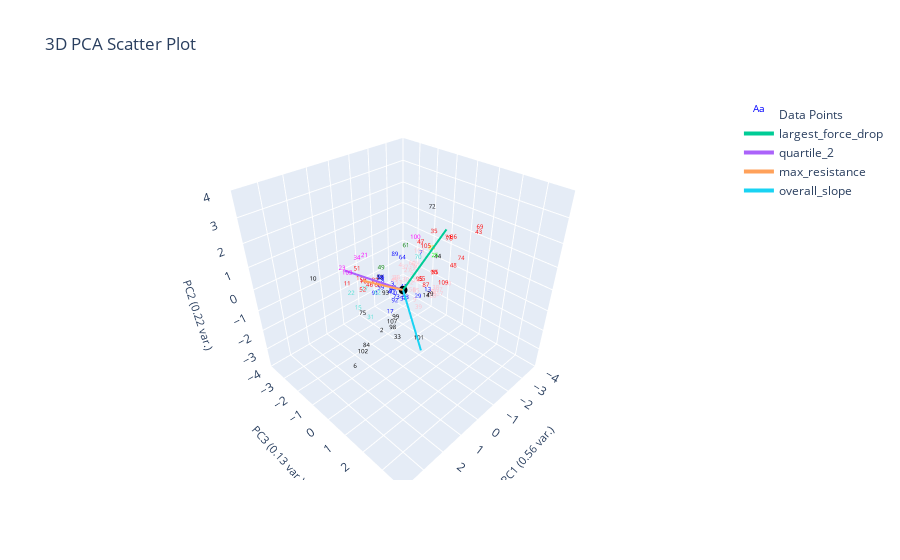

The code cell stored with this chart in its notebook:
### Markdown cell above
# Radius Neighbors Classifier
- Within radius r, assing query point to highest frequency label
- Good for when data isn't uniformly distributed (clusters have different densities)

### Code cell
from sklearn.neighbors import RadiusNeighborsClassifier

# TODO - need to add outlier label -1, also black should be outlier cluster not es figure out why

X = plotting.extract_numerical_features(marions_labeled_data).values.tolist()
y = marions_labeled_data[f'{ylabel_name}_nums'].values.tolist()
neigh = RadiusNeighborsClassifier(radius=0.9, outlier_label=-1)
neigh.fit(X,y)
predictions = pd.Series(neigh.predict(clustering_features.values))

plotting.plot_clusters_seperately(predictions, curve_data, ylabel_name, 
                                  clustering_method="Radius Neighbors Classifier", 
                                  cluster_category_names={v: k for k, v in ylabel_to_cluster_num.items()},
                                  )
plotting.plot_pca(clustering_features, predictions, 3, 
                  graph_title=f'',
                  ylabel_name=ylabel_name,)

### Figure 1 — Plotly figure (JSON) as saved in the notebook; plotly's stock layout.template omitted (floating-point values rounded to 4 significant figures)
{"data": [{"mode": "text", "name": "Data Points", "text": ["0", "1", "2", "3", "4", "5", "6", "7", "8", "9", "10", "11", "12", "13", "14", "15", "16", "17", "18", "19", "20", "21", "22", "23", "24", "25", "26", "27", "28", "29", "30", "31", "32", "33", "34", "35", "36", "37", "38", "39", "40", "41", "42", "43", "44", "45", "46", "47", "48", "49", "50", "51", "52", "53", "54", "55", "56", "57", "58", "59", "60", "61", "62", "63", "64", "65", "66", "67", "68", "69", "70", "71", "72", "73", "74", "75", "76", "77", "78", "79", "80", "81", "82", "83", "84", "85", "86", "87", "88", "89", "90", "91", "92", "93", "94", "95", "96", "97", "98", "99", "100", "101", "102", "103", "104", "105", "106", "107", "108", "109"], "textfont": {"color": ["blue", "red", "black", "blue", "pink", "pink", "black", "blue", "blue", "pink", "black", "red", "pink", "blue", "black", "turquoise", "red", "blue", "pink", "blue", "pink", "magenta", "turquoise", "magenta", "pink", "lime", "pink", "pink", "pink", "blue", "pink", "turquoise", "black", "black", "magenta", "red", "pink", "pink", "pink", "pink", "blue", "blue", "pink", "red", "black", "pink", "red", "red", "red", "green", "red", "red", "red", "pink", "blue", "red", "pink", "pink", "blue", "blue", "pink", "green", "turquoise", "blue", "blue", "red", "red", "pink", "magenta", "red", "turquoise", "red", "black", "blue", "red", "black", "red", "turquoise", "pink", "black", "pink", "blue", "red", "blue", "black", "pink", "red", "red", "gold", "blue", "red", "blue", "blue", "black", "blue", "red", "pink", "pink", "black", "black", "magenta", "black", "black", "magenta", "pink", "red", "black", "black", "pink", "red"], "size": 6}, "type": "scatter3d", "x": [0.1069, 1.307, 1.882, 0.08855, 0.1008, -0.6943, 3.87, -1.034, 0.4724, -0.4262, 2.762, 1.729, -0.3949, -1.295, -1.42, 2.074, 1.085, 1.094, -0.9038, -0.4543, -0.5015, 1.804, 1.823, 1.687, -1.783, -0.4885, 0.0483, -0.4145, 0.02365, -0.7049, -0.4225, 1.924, 0.4827, 1.499, 1.618, -1.089, -0.7688, -0.2397, -1.963, -0.2933, 0.1374, -0.3212, -0.3019, -3.082, -1.314, 0.1456, 0.9788, -0.8244, -2.432, 0.5851, 1.229, 1.276, 1.129, -0.3161, -0.01291, -1.77, -0.5497, -2.218, 0.4914, 0.4707, -0.407, -0.3469, 1.051, -0.1375, -0.5366, -1.339, 0.6556, -0.5769, 4.05, -2.959, -0.5886, -1.428, -0.7535, 0.3433, -2.591, 1.989, -1.665, 1.377, -1.778, -1.57, -2.445, 0.1057, 0.6571, 0.1911, 2.927, -0.5929, -1.864, -1.497, -1.073, -0.04769, -1.698, 0.7771, 0.4929, 0.9513, 0.4256, -1.23, -1.731, -2.042, 1.327, 1.722, 0.07606, 0.7614, 3.255, 1.86, -0.686, -0.7266, 4.537, 1.151, -1.634, -2.227], "y": [-0.3217, -1.092, 0.8114, -0.4891, -0.04487, -0.2108, 1.757, -0.06899, -0.6168, 0.2196, -1.781, -1.206, 0.1211, 0.1148, -0.06085, -0.1794, -1.021, 0.434, -0.06642, -0.3913, 0.2022, -0.02612, -0.8546, -1.47, -0.101, 1.096, -0.4017, -0.1758, -0.3249, 0.1301, -0.28, 0.2715, -0.7751, 1.211, -0.6311, 0.4924, -0.06998, -0.139, -0.03722, 0.5477, -0.5293, -0.3256, 0.06793, 1.041, 0.5325, -0.3413, -0.8067, 0.09092, 0.4368, -0.5642, -0.8624, -1.137, -1.039, -0.5625, 0.01858, 0.05406, -0.02932, 0.001082, -0.7294, -0.746, 0.08153, -0.2207, -0.2888, -0.006126, -0.5709, -0.2569, -0.698, 0.07507, 0.6598, 1.166, 0.2023, 0.8667, 0.644, -0.02338, 0.6881, -0.05514, 0.7491, -0.6334, -0.0221, 0.009237, 0.2127, -0.5233, -0.8509, -0.3494, 1.216, 0.126, 0.789, -0.1742, 0.434, -0.4761, 0.05313, -0.7736, 0.05466, 0.04478, -0.7669, -0.2994, 0.04439, 0.09518, 0.7953, 1.372, 0.6741, 1.556, 1.418, -0.9399, 0.1623, 0.4409, 3.389, 0.5832, 0.03448, 0.1501], "z": [-0.6298, 0.2749, -0.7333, -0.2756, 0.7944, -0.01294, -0.3933, 0.8306, -0.009526, -0.9477, 0.6396, 0.1925, 0.4979, -0.9567, -1.409, -0.1692, 0.05834, -0.5477, 1.333, -0.8494, -0.06852, 1.978, -0.002634, 0.7371, -1.411, 1.458, 0.008778, 0.2586, 0.06869, -0.9685, -0.2294, -0.4291, 0.07809, -1.037, 1.527, 1.947, 0.3321, 0.4983, -1.277, -1.049, -0.6626, -0.5362, -0.1365, 1.344, 0.8022, -0.01286, -0.04236, 1.456, -0.1739, 0.6712, 0.2719, 0.6758, -0.3115, -0.4576, -0.7809, -0.3738, -0.6513, -1.714, 0.0766, -0.3951, 0.7003, 1.369, -0.09368, -0.792, 0.6089, -0.6324, -0.1525, 0.577, 0.1276, 1.665, 0.9449, 1.714, 3.089, -0.5348, 0.2207, -0.3941, 1.513, 0.0622, -1.382, -1.388, -1.187, -0.5771, -0.007015, -0.3523, -0.4909, -0.6358, 1.521, -0.9787, 1.249, 1.012, -0.34, -0.5163, -0.5763, 0.01131, 0.06975, -0.618, -1.45, -1.35, -0.9446, 0.1143, 2.253, -1.328, -0.4159, 0.8676, 1.154, 1.461, -0.8462, -0.9081, -1.498, -1.07]}, {"marker": {"color": "black", "size": 3}, "mode": "markers", "name": "Origin", "showlegend": false, "type": "scatter3d", "x": [0], "y": [0], "z": [0]}, {"line": {"width": 4}, "mode": "lines+text", "name": "largest_force_drop", "textposition": "top center", "type": "scatter3d", "x": [0, -1.041], "y": [0, 1.08], "z": [0, 2.579]}, {"line": {"width": 4}, "mode": "lines+text", "name": "quartile_2", "textposition": "top center", "type": "scatter3d", "x": [0, 1.627], "y": [0, -1.362], "z": [0, 0.9962]}, {"line": {"width": 4}, "mode": "lines+text", "name": "max_resistance", "textposition": "top center", "type": "scatter3d", "x": [0, 1.662], "y": [0, -0.3021], "z": [0, 1.073]}, {"line": {"width": 4}, "mode": "lines+text", "name": "overall_slope", "textposition": "top center", "type": "scatter3d", "x": [0, 1.583], "y": [0, 2.427], "z": [0, -0.4547]}], "layout": {"autosize": true, "scene": {"aspectmode": "cube", "xaxis": {"range": [-4, 4], "title": {"font": {"size": 11}, "text": "PC1 (0.56 var.)"}}, "yaxis": {"range": [-4, 4], "title": {"font": {"size": 11}, "text": "PC3 (0.13 var.)"}}, "zaxis": {"range": [-4, 4], "title": {"font": {"size": 11}, "text": "PC2 (0.22 var.)"}}}, "title": {"text": "3D PCA Scatter Plot"}}}
